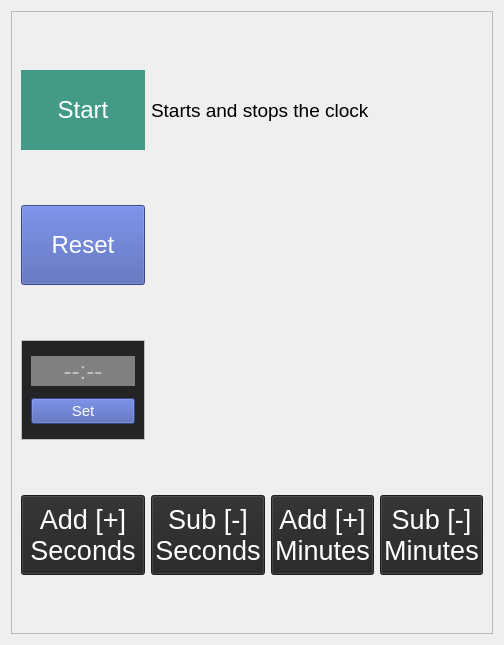
<?xml version="1.0" encoding="UTF-8"?>
<ui version="4.0">
 <class>Form</class>
 <widget class="QWidget" name="Form">
  <property name="geometry">
   <rect>
    <x>0</x>
    <y>0</y>
    <width>504</width>
    <height>645</height>
   </rect>
  </property>
  <property name="windowTitle">
   <string>Form</string>
  </property>
  <layout class="QGridLayout" name="gridLayout">
   <item row="2" column="2">
    <widget class="QScrollArea" name="scrollArea">
     <property name="styleSheet">
      <string notr="true"/>
     </property>
     <property name="widgetResizable">
      <bool>true</bool>
     </property>
     <widget class="QWidget" name="scrollAreaWidgetContents">
      <property name="geometry">
       <rect>
        <x>0</x>
        <y>0</y>
        <width>480</width>
        <height>621</height>
       </rect>
      </property>
      <layout class="QGridLayout" name="gridLayout_3">
       <item row="2" column="0">
        <widget class="QFrame" name="frame">
         <property name="enabled">
          <bool>false</bool>
         </property>
         <property name="maximumSize">
          <size>
           <width>16777215</width>
           <height>100</height>
          </size>
         </property>
         <property name="styleSheet">
          <string notr="true">background-color: #242325;
</string>
         </property>
         <property name="frameShape">
          <enum>QFrame::Box</enum>
         </property>
         <property name="frameShadow">
          <enum>QFrame::Plain</enum>
         </property>
         <layout class="QGridLayout" name="gridLayout_2">
          <item row="0" column="0">
           <widget class="QLineEdit" name="lineEdit">
            <property name="font">
             <font>
              <pointsize>18</pointsize>
             </font>
            </property>
            <property name="styleSheet">
             <string notr="true">color: white; background-color: gray;</string>
            </property>
            <property name="inputMethodHints">
             <set>Qt::ImhTime</set>
            </property>
            <property name="text">
             <string/>
            </property>
            <property name="frame">
             <bool>false</bool>
            </property>
            <property name="alignment">
             <set>Qt::AlignCenter</set>
            </property>
            <property name="placeholderText">
             <string>--:--</string>
            </property>
           </widget>
          </item>
          <item row="1" column="0">
           <widget class="QPushButton" name="pushButton_8">
            <property name="font">
             <font>
              <pointsize>11</pointsize>
             </font>
            </property>
            <property name="styleSheet">
             <string notr="true">color: white; background-color: #4357AD</string>
            </property>
            <property name="text">
             <string>Set</string>
            </property>
           </widget>
          </item>
         </layout>
        </widget>
       </item>
       <item row="0" column="0">
        <widget class="QPushButton" name="pushButton_2">
         <property name="enabled">
          <bool>true</bool>
         </property>
         <property name="minimumSize">
          <size>
           <width>0</width>
           <height>80</height>
          </size>
         </property>
         <property name="maximumSize">
          <size>
           <width>16777215</width>
           <height>16777215</height>
          </size>
         </property>
         <property name="font">
          <font>
           <pointsize>18</pointsize>
          </font>
         </property>
         <property name="styleSheet">
          <string notr="true">QPushButton{
border: none;
color: white;
background-color: #439A86;
}
QPushButton:pressed
{
border: none;
  background-color: rgb(49, 113, 98);
}</string>
         </property>
         <property name="inputMethodHints">
          <set>Qt::ImhNone</set>
         </property>
         <property name="text">
          <string>Start</string>
         </property>
        </widget>
       </item>
       <item row="3" column="0">
        <widget class="QPushButton" name="pushButton_4">
         <property name="enabled">
          <bool>false</bool>
         </property>
         <property name="minimumSize">
          <size>
           <width>0</width>
           <height>80</height>
          </size>
         </property>
         <property name="font">
          <font>
           <pointsize>20</pointsize>
          </font>
         </property>
         <property name="styleSheet">
          <string notr="true">color: white;
background-color: #242325;</string>
         </property>
         <property name="text">
          <string>Add [+]
Seconds</string>
         </property>
        </widget>
       </item>
       <item row="1" column="0">
        <widget class="QPushButton" name="pushButton">
         <property name="enabled">
          <bool>false</bool>
         </property>
         <property name="minimumSize">
          <size>
           <width>0</width>
           <height>80</height>
          </size>
         </property>
         <property name="font">
          <font>
           <pointsize>18</pointsize>
          </font>
         </property>
         <property name="styleSheet">
          <string notr="true">color: white;
background-color: #4357AD;</string>
         </property>
         <property name="text">
          <string>Reset</string>
         </property>
        </widget>
       </item>
       <item row="3" column="2">
        <widget class="QPushButton" name="pushButton_6">
         <property name="enabled">
          <bool>false</bool>
         </property>
         <property name="minimumSize">
          <size>
           <width>0</width>
           <height>80</height>
          </size>
         </property>
         <property name="font">
          <font>
           <pointsize>20</pointsize>
          </font>
         </property>
         <property name="styleSheet">
          <string notr="true">color: white;
background-color: #242325;</string>
         </property>
         <property name="text">
          <string>Add [+]
Minutes</string>
         </property>
        </widget>
       </item>
       <item row="3" column="1">
        <widget class="QPushButton" name="pushButton_5">
         <property name="enabled">
          <bool>false</bool>
         </property>
         <property name="minimumSize">
          <size>
           <width>0</width>
           <height>80</height>
          </size>
         </property>
         <property name="font">
          <font>
           <pointsize>20</pointsize>
          </font>
         </property>
         <property name="styleSheet">
          <string notr="true">color: white;
background-color: #242325;</string>
         </property>
         <property name="text">
          <string>Sub [-]
Seconds</string>
         </property>
        </widget>
       </item>
       <item row="3" column="3">
        <widget class="QPushButton" name="pushButton_7">
         <property name="enabled">
          <bool>false</bool>
         </property>
         <property name="minimumSize">
          <size>
           <width>0</width>
           <height>80</height>
          </size>
         </property>
         <property name="font">
          <font>
           <pointsize>20</pointsize>
          </font>
         </property>
         <property name="styleSheet">
          <string notr="true">color: white;
background-color: #242325;</string>
         </property>
         <property name="text">
          <string>Sub [-]
Minutes</string>
         </property>
        </widget>
       </item>
       <item row="0" column="1" colspan="3">
        <widget class="QLabel" name="label">
         <property name="font">
          <font>
           <pointsize>14</pointsize>
          </font>
         </property>
         <property name="text">
          <string>Starts and stops the clock</string>
         </property>
        </widget>
       </item>
      </layout>
     </widget>
    </widget>
   </item>
  </layout>
 </widget>
 <resources/>
 <connections/>
</ui>
